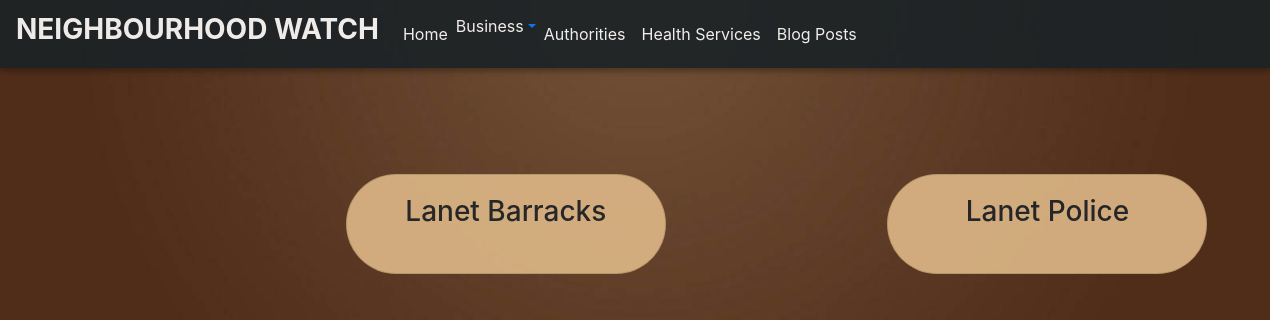
The app's page /Lauth/ with its own data.
### neighbourhood/models.py (models this page shows, shortened)
class Authorities(models.Model):
    neighbourhood = models.ForeignKey(Neighbourhood,on_delete=models.CASCADE)
    name =models.CharField(max_length=100)
    email = models.EmailField()
    contact = models.IntegerField()

### neighbourhood/views.py (the view)
# urls.py: url(r'Lauth/',views.lanetAuth,name='Lauth'),
def lanetAuth(request):
   lanet_neighbourhood = Neighbourhood.objects.get(pk=1)
   authorities = Authorities.objects.filter(neighbourhood=lanet_neighbourhood)
   return render(request,'Lanetauthorities.html', {'authorities':authorities})

### neighbourhood/templates/Lanetauthorities.html (shortened to what this page needs)
{%extends 'index.html'%}
  {%load static%}
  {%load bootstrap4%}
  {%block content%}
  <nav class="navbar navbar-expand-lg">
      <a class="navbar-brand" style="color: white;" href="#"><h3><strong>NEIGHBOURHOOD WATCH</strong></h3></a>
          <div class="collapse navbar-collapse" id="navbarTogglerDemo02">
           <ul class="navbar-nav mr-auto smooth-scroll">
            <li class="nav-item">
              <a class="nav-link" href="{%url 'lanet'%}">Home
              </a>
            </li>
            <li class="nav-item">
              <a href="#" class="dropdown-toggle" data-toggle="dropdown" role="button"><span class="bus">Business</span></a>
            </li>
            <li class="nav-item">
              <a class="nav-link" href="{%url 'Lauth'%}" data-offset="90">Authorities</a>
            </li>
            <li class="nav-item">
                <a class="nav-link" href="{%url 'Lhealth'%}" data-offset="90">Health Services</a>
              </li>
              <li class="nav-item">
                <a class="nav-link" href="{%url 'LPosts'%}" data-offset="90">Blog Posts</a>
              </li>
          </ul>
         </div>
  </nav>
  <div class="row">
      {% for authority in authorities %}
      <div class="col-md-5" style=" position: relative; left:250px; display: flex; justify-content: space-evenly;">
          <div class="card" data-toggle="modal" data-target="#{{authority.id}}" style="height: 100px;background-color: burlywood; border-radius: 50px">
              <div class="card-body">
                  <h3 class="card-title" style="text-align: center;">{{authority.name|truncatechars:19}}</h3>
              </div>
          </div>
      </div>
      {% endfor %}
  </div>
    {%endblock%}

### static/styles.css (style rules this page uses)
nav { height: auto; background: #1A2226; text-align: center; box-shadow: 0 3px 6px rgba(0, 0, 0, 0.16), 0 3px 6px rgba(0, 0, 0, 0.23); }
a { color: black; }
.card { width: 20rem; margin-top:10px; border-radius: 50px; background-color: burlywood; }
.nav-link { color: white; }
.bus { color: white; }
.navbar-nav { position:relative; }

### records on screen
Authorities: {{ authority.id }} 1 (drawn), name "Lanet Barracks"
Authorities: name "Lanet Police"
